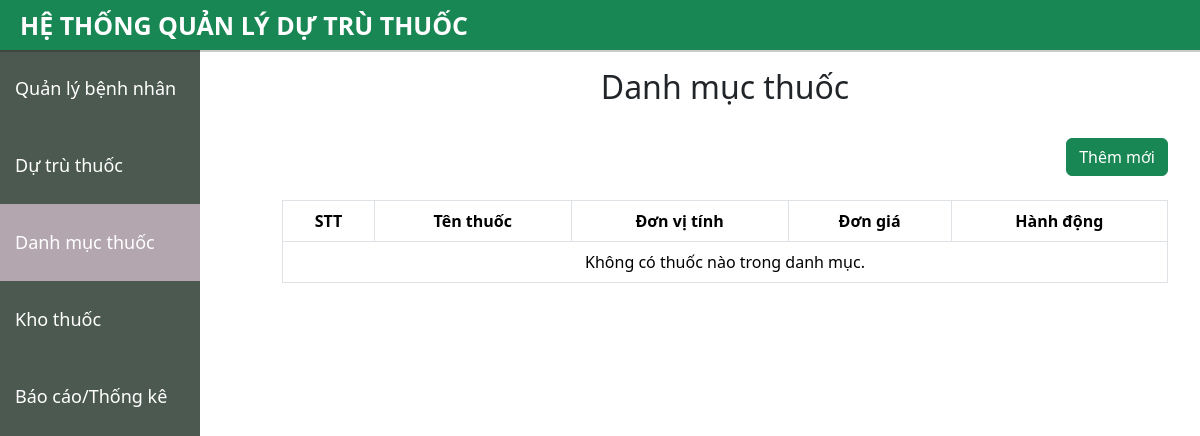
Page /danh_muc_thuoc/ on the earlier database version.
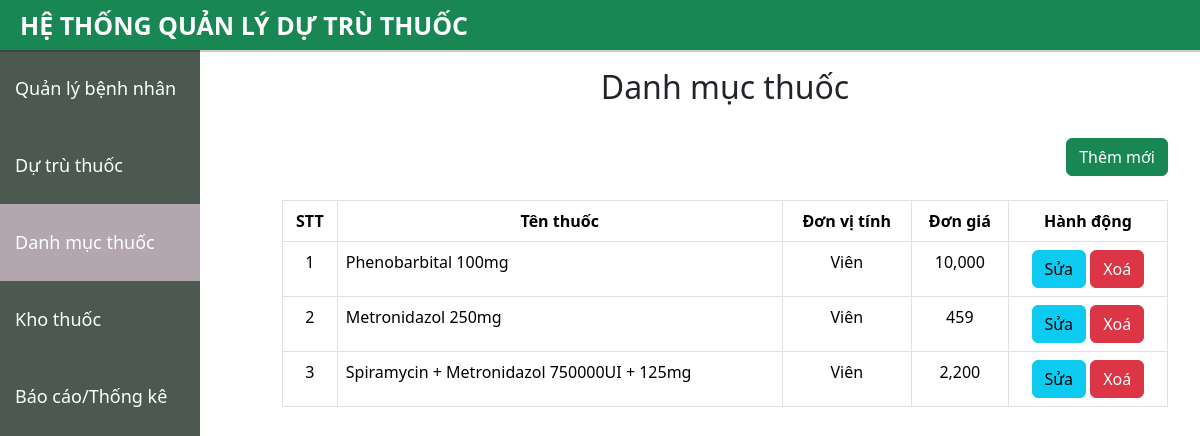
Same page on the later database version.
### danh_muc_thuoc/models.py (models this page shows, shortened)
class Thuoc(models.Model):
    ten_thuoc = models.CharField(max_length=100)
    dvt = models.CharField(max_length=50)
    don_gia = models.DecimalField(max_digits=8, decimal_places=2)

### danh_muc_thuoc/views.py (the view)
# urls.py: path('', views.danh_muc_thuoc, name='danh_muc_thuoc'),
def danh_muc_thuoc(request):
    items_danh_muc = Thuoc.objects.all()
    return render(request, 'danh_muc.html', {'items_danh_muc': items_danh_muc})

### danh_muc_thuoc/templates/danh_muc.html (shortened to what this page needs)
{% extends "base.html" %}
{% load humanize %}
{% block content %}
<div class="container mt-5">
    <h2 class="text-center">Danh mục thuốc</h2>
    <br>
    <div class="mb-4 text-end">
        <button type="button" class="btn btn-success" data-bs-toggle="modal" data-bs-target="#themDanhMucModal">
            Thêm mới
        </button>
    </div>
    <table class="table table-bordered">
        <thead>
            <tr align='center'>
                <th>STT</th>
                <th>Tên thuốc</th>
                <th>Đơn vị tính</th>
                <th>Đơn giá</th>
                <th>Hành động</th>
            </tr>
        </thead>
        <tbody>
            {% for thuoc in items_danh_muc %}
            <tr>
                <td align='center'>{{forloop.counter}}</td>
                <td>{{ thuoc.ten_thuoc }}</td>
                <td align='center'>{{thuoc.dvt}}</td>
                <td align='center'>{{ thuoc.don_gia|floatformat:0|intcomma }}</td>
                <td align='center'>
                    <button type="button" class="btn btn-info btn-md" data-bs-toggle="modal" data-bs-target="#suaDanhMucModal{{ thuoc.id }}">Sửa</button>
                    <a href="{% url 'xoa_danh_muc' thuoc.id %}" class="btn btn-danger btn-md" onclick="return confirm('Bạn có chắc muốn xoá thuốc này khỏi danh mục?')">Xoá</a>
                </td>
            </tr>
            {% empty %}
            <tr>
                <td colspan="5" class="text-center">Không có thuốc nào trong danh mục.</td>
            </tr>
            {% endfor %}
        </tbody>
    </table>
</div>
{% endblock %}

Differences in the rows shown:
added Thuoc: ten_thuoc "Phenobarbital 100mg", dvt "Viên", don_gia "10,000"
added Thuoc: ten_thuoc "Metronidazol 250mg", dvt "Viên", don_gia "459"
added Thuoc: ten_thuoc "Spiramycin + Metronidazol 750000UI + 125mg", dvt "Viên", don_gia "2,200"
Other differences:
text no longer shown: "Không có thuốc nào trong danh mục."
